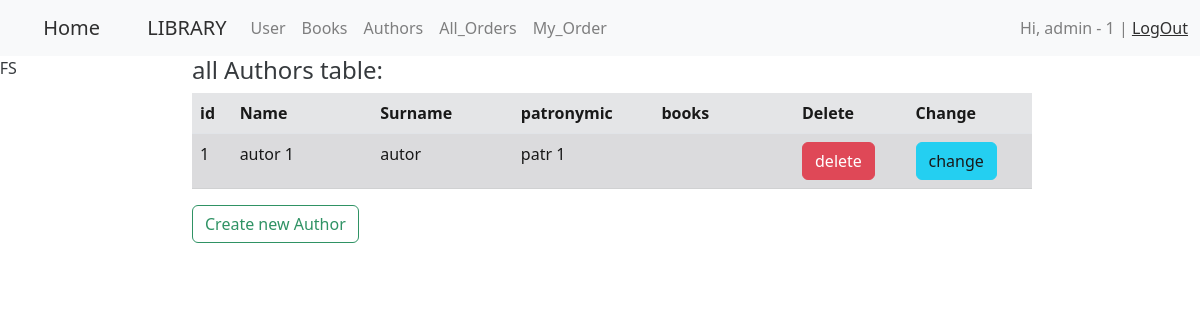
Page /author/ (signed in) on the earlier database version.
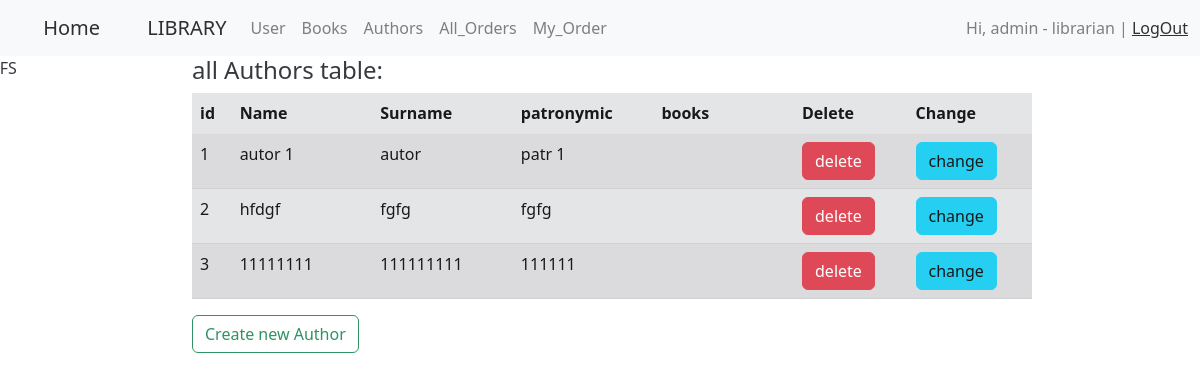
Same page on the later database version.
### authentication/models.py (models this page shows, shortened)
class CustomUser(AbstractBaseUser):
    email = models.EmailField(
        verbose_name='email address',
        max_length=255,
        unique=True,
    )
    first_name = models.CharField(max_length=20, default=None, blank=True)
    last_name = models.CharField(max_length=20, blank=True)
    middle_name = models.CharField(max_length=20, blank=True)
    created_at = models.DateTimeField(editable=False, auto_now=datetime.datetime.now())
    updated_at = models.DateTimeField(auto_now=datetime.datetime.now())
    role = models.IntegerField(choices=ROLE_CHOICES, default=0)
    is_active = models.BooleanField(default=True)
    is_admin = models.BooleanField(default=False)  # STAFF, superuser
    objects = MyUserManager()
    USERNAME_FIELD = 'email'
    REQUIRED_FIELDS = ['first_name']
    class Meta:         # for admin.menu
        verbose_name= 'Користувач'
        verbose_name_plural = 'Користувачі'

### author/models.py (models this page shows, shortened)
class Author(models.Model):
    name = models.CharField(blank = True, max_length=20, verbose_name="Ім'я")
    surname = models.CharField(blank = True, max_length=20, verbose_name='прізвище')
    patronymic = models.CharField(blank = True, max_length=20, verbose_name='по-батькові')
    id = models.AutoField(primary_key=True)
    class Meta:         # for admin.menu
        verbose_name= 'Автор'
        verbose_name_plural = 'Автори'
    @staticmethod
    def get_all():
        return Author.objects.all()

### author/views.py (the view)
# urls.py: path('', list_author, name='list_author'),
@login_required(login_url='login_url')
def list_author(request):
    return render(request, 'author/author_list.html', {'author': Author.get_all() } )

### author/templates/author/author_list.html (shortened to what this page needs)
{% extends 'base.html' %}
{% block sidebar  %}
<p>DFS</p>
{% endblock %}
{% block content %}
<h4>all Authors table:</h4>
<div class="col-md-10">
    <table class="table table-secondary table-striped">
        <thead class="border-bottom font-weight-bold">
        <tr>
            <th scope="col" style="width: 20px">id</th>
            <th scope="col" style="width: 110px">Name</th>
            <th scope="col" style="width: 110px">Surname</th>
            <th scope="col" style="width: 110px">patronymic</th>
            <th scope="col" style="width: 110px">books</th>
            {% if request.user.role %}
                <th scope="col" style="width: 50px">Delete</th>
                <th scope="col" style="width: 50px">Change</th>
            {% endif %}
        </tr>
        </thead>
        {% for a in author %}
        <tr>
            <td>{{a.id}}</td>
            <td>{{a.name}}</td>
            <td>{{a.surname}}</td>
            <td>{{a.patronymic}}</td>
            <td>{{a.books}}</td>
            {% if request.user.role %}
                <td><a href="{% url 'author_delete_url' a.pk %}" class="btn btn-danger">
                    delete</a></td>
                <td><a href="{% url 'change_author_url' a.pk %}" class="btn btn-info">
                    change</a></td>
            {% endif %}
        </tr>
        {% endfor %}
    </table>
    <a href="{% url 'add_author' %} ">
        <button type='submit' class="btn btn-outline-success"> Create new Author</button>
    </a>
</div>
{% endblock %}

### library/base.html (shortened to what this page needs)
<!DOCTYPE html>
<html lang="en">
<head>
    <link href="https://cdn.jsdelivr.net/npm/bootstrap@5.2.0/dist/css/bootstrap.min.css" rel="stylesheet"
>
</head>
<body>
<nav class="navbar navbar-expand-lg bg-light">
    <div class="container-fluid">
        <a class="navbar-brand" href="{% url 'home' %}">&#160;&nbsp;&nbsp; &#160; Home</a>
        <a class="navbar-brand" href="{% url 'list_books_main' %}">&#160;&nbsp;&nbsp; &#160; LIBRARY</a>
        <div class="collapse navbar-collapse" id="navbarNavAltMarkup">
            <div class="navbar-nav">
                <a class="nav-link" href="{% url 'list_users' %}">User</a>
                <a class="nav-link" href="{% url 'list_books' %}">Books</a>
                {% if request.user.is_authenticated %}
                <a class="nav-link" href="{% url 'list_author' %}">Authors</a>
                {% else %}
                <a class="nav-link disabled" href="#">Authors</a>
                {% endif %}
                <a class="nav-link" href="{% url 'list_orders' %}">All_Orders</a>
                <a class="nav-link" href="{% url 'my_orders' %}">My_Order</a>
            </div>
        </div>
        <span class="navbar-text" align="right">
            {% if request.user.is_authenticated %}
                Hi, {{ user.username }}  {{ user.first_name }} | <a href="{% url 'logout_url' %}">LogOut</a>
            {% else %}
                <a href="{%url 'register_url'%}">Register</a>|
                <a href="{%url 'login_url'%}">Login</a>
            {% endif %}
        </span>
    </div>
</nav>
<div class="row">
    <div class="list-group col-md-2">
        {% block sidebar %} {% endblock %}
    </div>
    <div class="list-group col-md-10">
        {% block content %} {% endblock %}
    </div>
</div>
</body>
</html>

Differences in the rows shown:
changed CustomUser: first_name "admin - 1" → "admin - librarian"
added Author: id "2", name "hfdgf", surname "fgfg", patronymic "fgfg"
added Author: id "3", name "11111111", surname "111111111", patronymic "111111"
